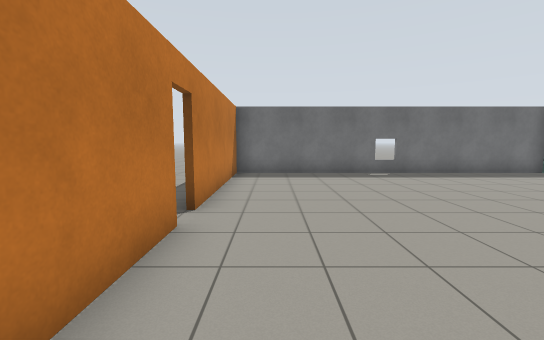
[1] (above)

12 first-person views from a walk through a robot-simulator world made for Gazebo. The camera is 1.2 m above the floor, tilts 6° down and sees 90° across. The floor is counted in squares, 1 m on a side. Each view is taken from the middle of a square. On the plan, view 1 faces up. The plan holds only what a view shows up to about 12 squares ahead; the rest is blank.

[2]
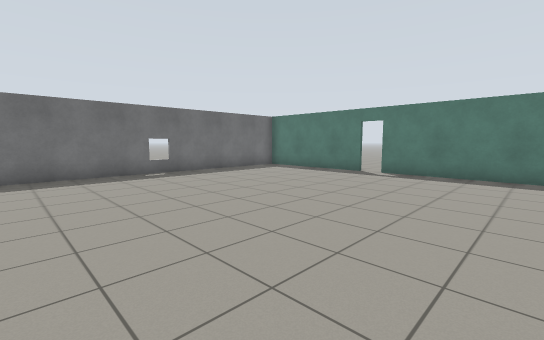

[3]
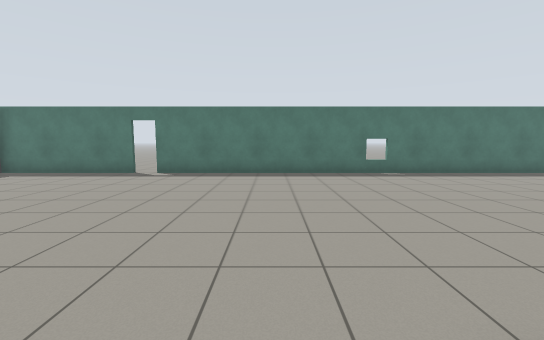

[4]
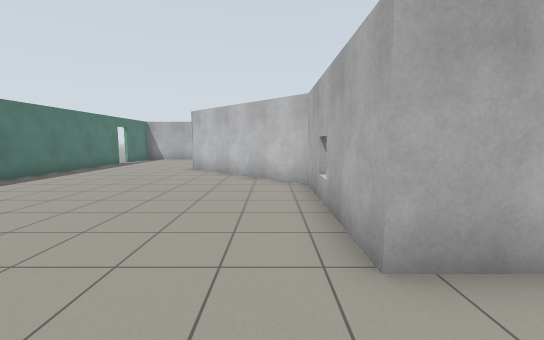

[5]
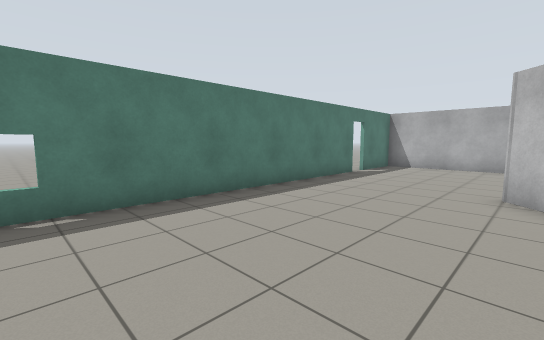

[6]
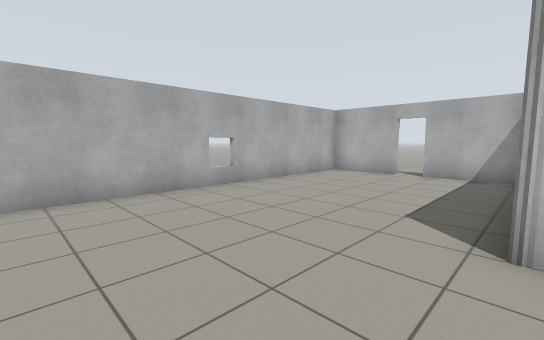

[7]
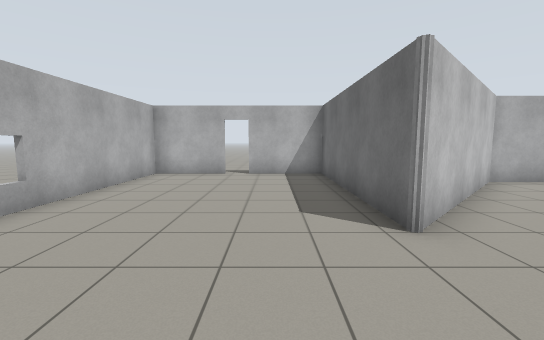

[8]
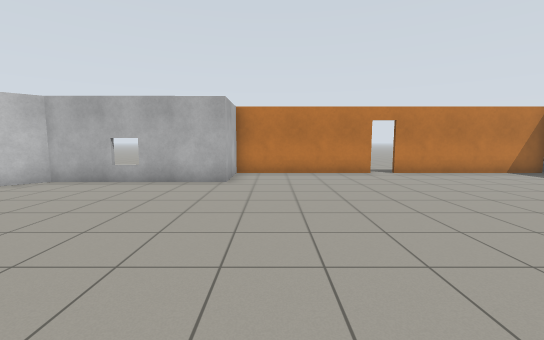

[9]
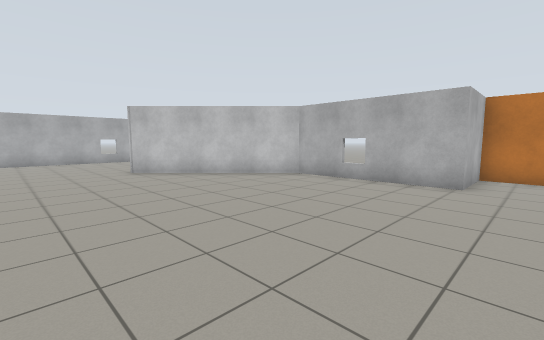

[10]
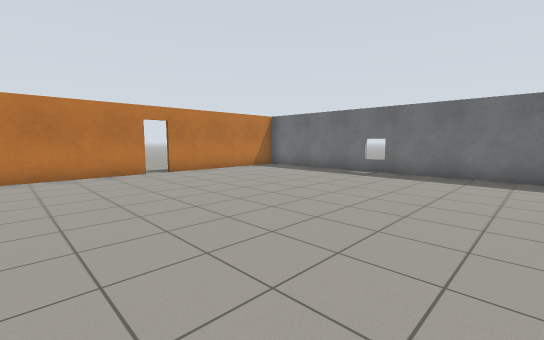

[11]
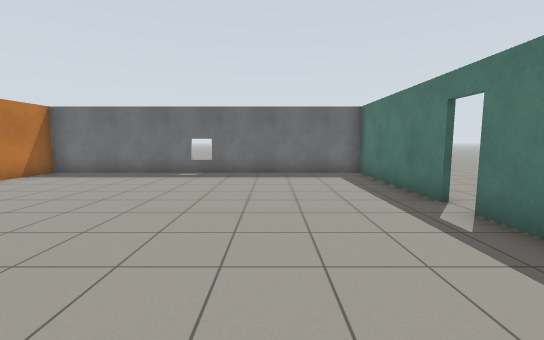

[12]
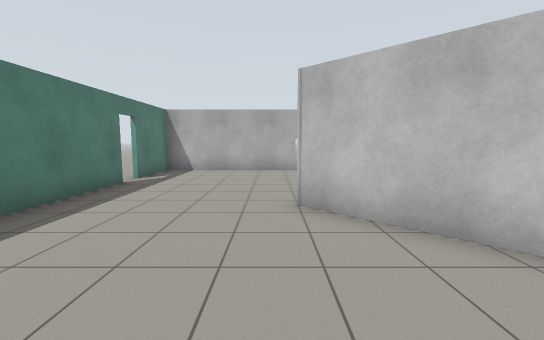

### Floor plan
Points are (right, up) in squares from view 1. A wall is a line through its corners. A room is listed if a view was taken in it or the views show most of it. See-through windows are left out.
Room 1 (views 1, 2, 3, 4, 5, 6, 7, 8, 9, 10, 11, 12)
walls: (-1.3, 3.9) (-1.3, -1.3) (1, -1.3) (1, -6.6) (5.6, -11.1) (-1.1, -11.1) (-1.1, -13.9); (10.3, 5.2) (10.3, 10.3) (-1.3, 10.3) (-1.3, 4.6); (10.3, -13.9) (10.3, 4.5); (-1.1, -14.6) (-1.1, -17.3) (10.3, -17.3) (10.3, -14.8)
ways out: open door at (-1, -14.5); open door at (-1, 4.5); open door at (10, -14.5); open door at (10.5, 5)

Positions as (right, up) in squares from view 1, and headings:
1: (0, 0), facing up
2: (0, 0), facing up-right
3: (0, 0), facing right
4: (2, 1), facing down
5: (5, -4), facing down-right
6: (9, -11), facing down-left
7: (9, -13), facing left
8: (9, 0), facing left
9: (9, 0), facing down-left
10: (9, 0), facing up-left
11: (7, 0), facing up
12: (6, -6), facing down
